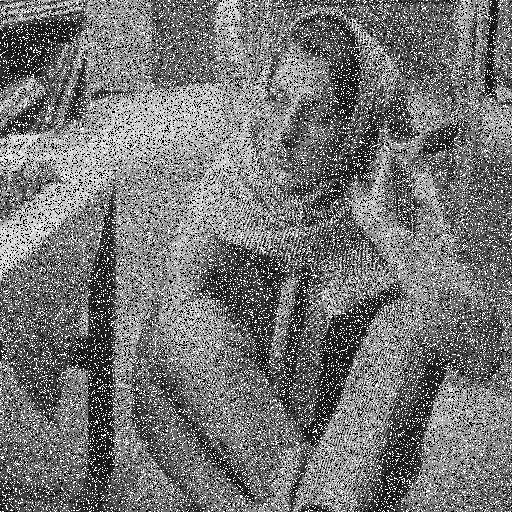
#> input picture noisyimg.png, 512 x 512 px
$ python BFMatcher.py noisyimg.png 'b&w2.png'
#> lines starting #> are read from the running program, lines starting #| are printed output that depends on the picture
import numpy as np
import cv2
from matplotlib import pyplot as plt
import sys

img1 = cv2.imread(sys.argv[1],0)       # queryImage
#> img1 is the input picture: shape (512, 512); min 0, max 255, mean 117
img2 = cv2.imread(sys.argv[2],0) # trainImage
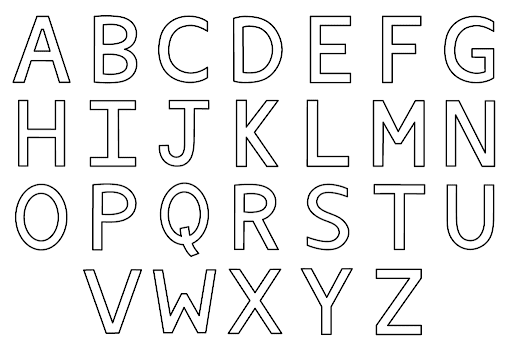
#> input picture b&w2.png, 512 x 350 px
#> img2 is the input picture: shape (350, 512); min 0, max 255, mean 240

# Initiate SIFT detector
orb = cv2.ORB_create()

# find the keypoints and descriptors with SIFT
kp1, des1 = orb.detectAndCompute(img1,None)
#> kp1 = 500 keypoints; strongest (x, y, size): (33, 50, 31), (108, 372, 31), (357, 320, 31), (317, 433, 31)
kp2, des2 = orb.detectAndCompute(img2,None)
#> kp2 = 500 keypoints; strongest (x, y, size): (191, 234, 31), (186, 227, 31), (93, 185, 31), (472, 56, 31)

print(kp2,des2)
#> (printed output is left out)

# create BFMatcher object
bf = cv2.BFMatcher(cv2.NORM_L1, crossCheck = True)

# Match descriptors.
matches = bf.match(des1,des2)
#> matches = 129 matches

# Sort them in the order of their distance.
matches = sorted(matches,key=lambda x:x.distance)

# Draw first 10 matches.
img3 = cv2.drawMatches(img1,kp1,img2,kp2,matches[:10],None, flags=2)
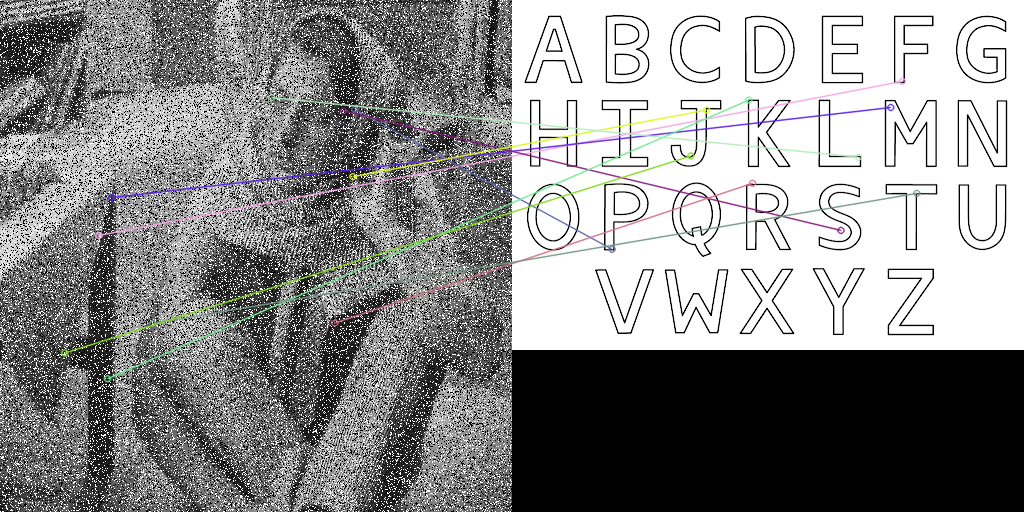
#> img3: shape (512, 1024, 3); mean of channels 0, 1, 2 140.1, 140.2, 140.2; drawn as B, G, R
plt.imshow(img3),plt.show()
